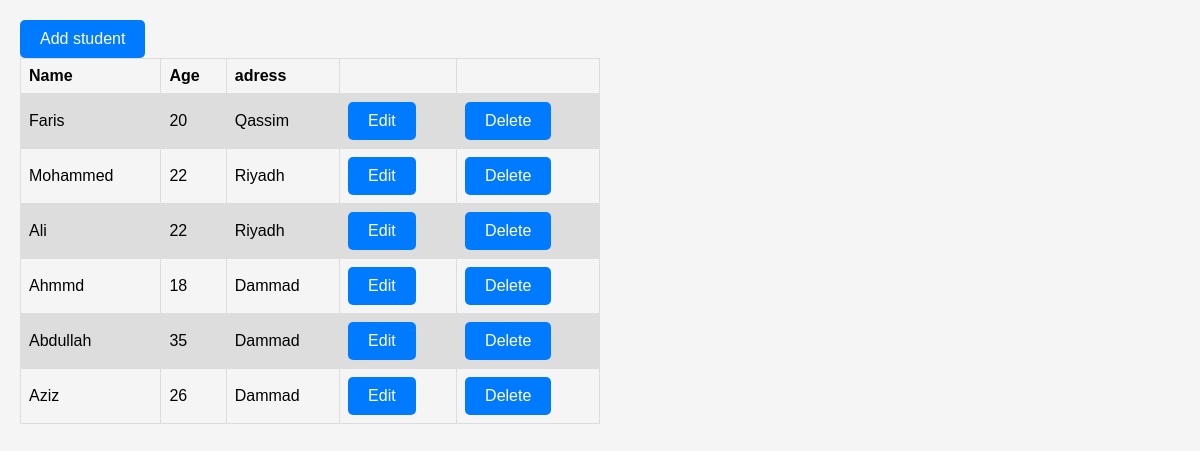
The page /books/lab10/listStudent on the database as committed earlier.
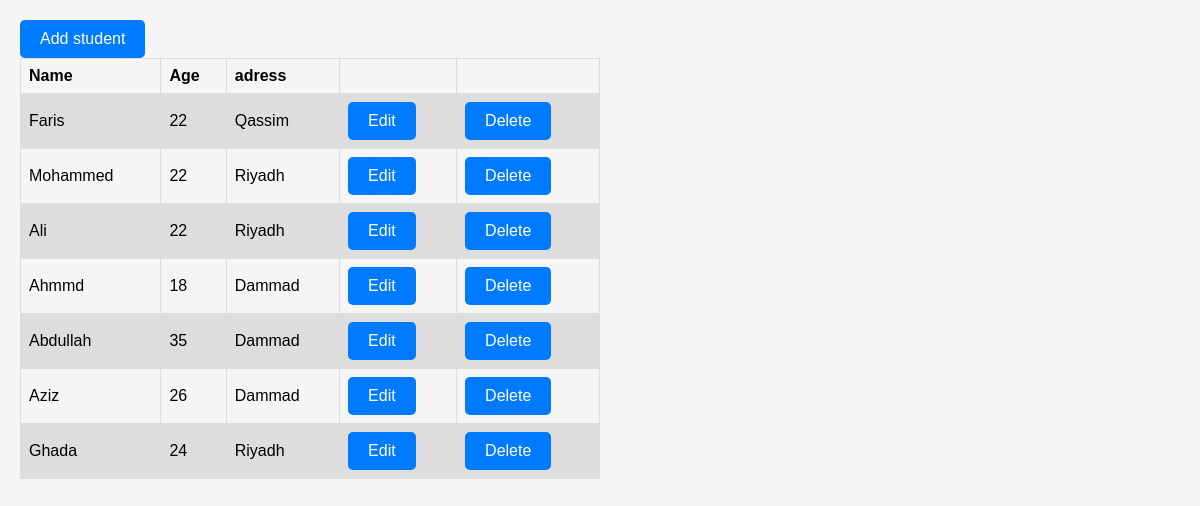
The same page on the database as committed later.
### apps/bookmodule/models.py (models this page shows)
class Student(models.Model):
    name = models.CharField(max_length=50)
    age = models.IntegerField()
    adress = models.ForeignKey(Address,on_delete=models.CASCADE)

class Address(models.Model):
    city = models.CharField(max_length=100)
    def __str__(self):
        return self.city

### apps/bookmodule/views.py (the view)
# urls.py: path('lab10/listStudent', views.listStudent, name= "students.listStudent"),
def listStudent(request):
    students =Student.objects.all()
    return render(request,'bookmodule/listStudent.html',{'students':students})

### apps/templates/bookmodule/listStudent.html (shortened to what this page needs)
{% load static %}
<!DOCTYPE html>
<html lang="en">
<head>
    <link rel="stylesheet" href="{% static 'styles.css' %}">
</head>
<body>
    <a href="{%url 'students.addStudent'%}" class="button" >Add student</a>
    <br>
    <table>
        <tr>
            <th>Name</th>
            <th>Age</th>
            <th>adress</th>
            <th></th>
            <th></th>
        </tr>
        {% for student in students  %}
            <tr>
                <td>{{student.name}}</td>
                <td>{{student.age}}</td>
                <td>{{student.adress}}</td>
                <td><a href="{% url 'students.editStudent' student.id %}" class="button" >Edit</a></td>
                <td><a href="{% url 'students.deleteStudent' student.id %}"  class="button" >Delete</a></td>
            </tr>
        {% endfor %}
    </table>
</body>

Rows that differ between the two databases and show on the page:
changed Student "Faris": age "20" → "22"
added Student: name "Ghada", age "24", adress "Riyadh"
